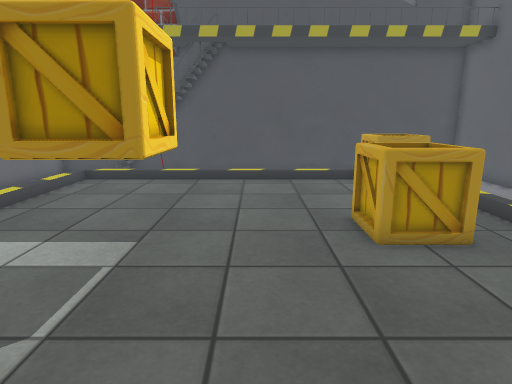
View 1 (above)

13 first-person views from a walk through a scene from a Unity 3-D project. The camera is 1.4 m above the floor, tilts 12° down and sees 75° across. The floor is counted in squares, 0.5 m on a side. Each view is taken from the middle of a square. On the plan, view 1 faces up. The plan holds only what a view shows up to about 20 squares ahead; the rest is blank. The place goes on beyond the plan. The player character is not drawn. Some surface patterns are stand-ins.

View 2
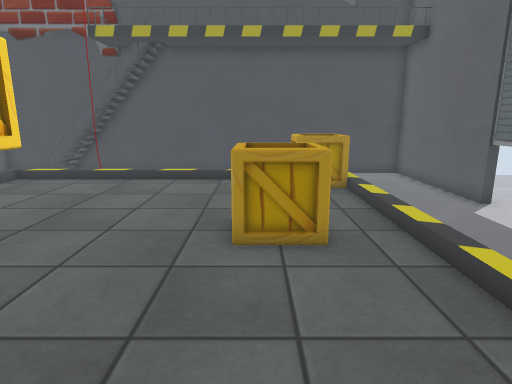

View 3
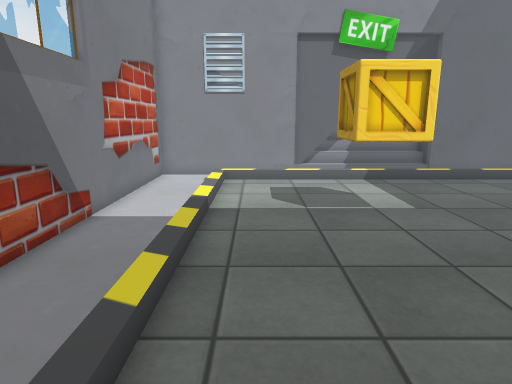

View 4
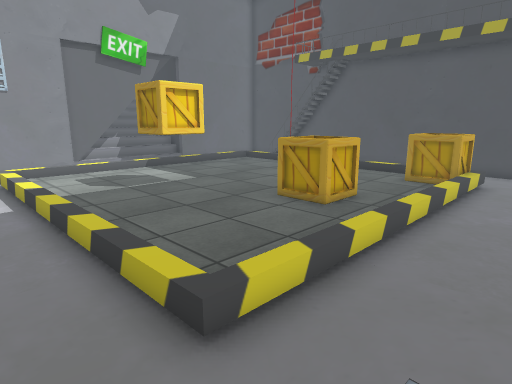

View 5
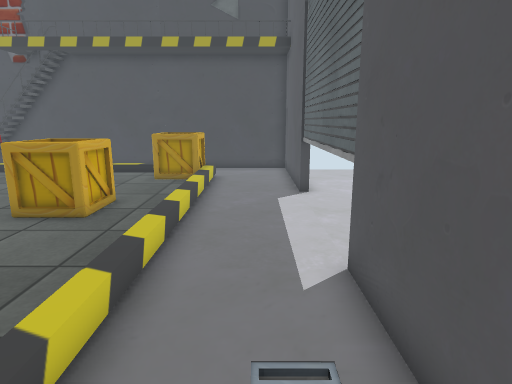

View 6
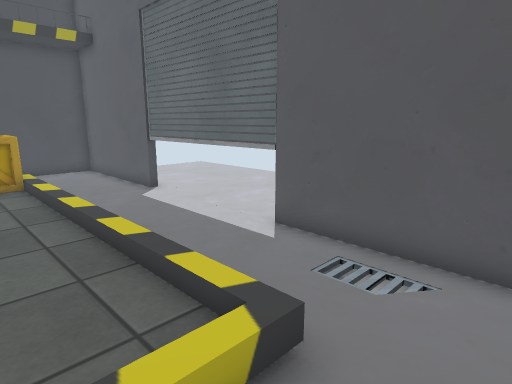

View 7
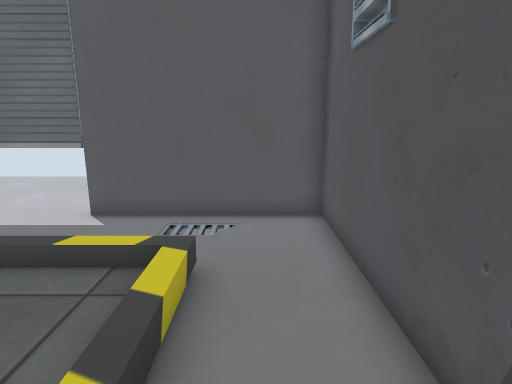

View 8
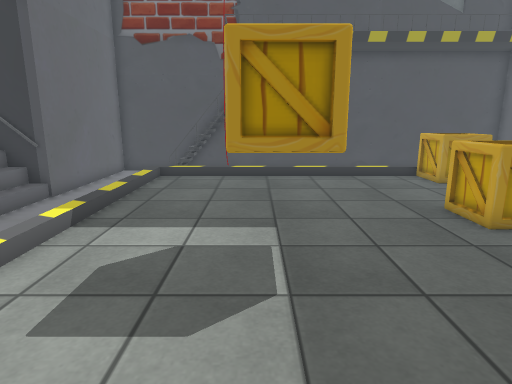

View 9
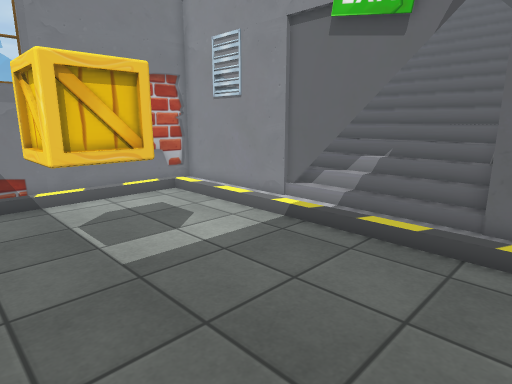

View 10
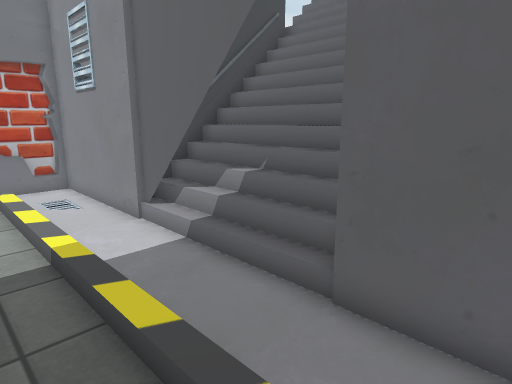

View 11
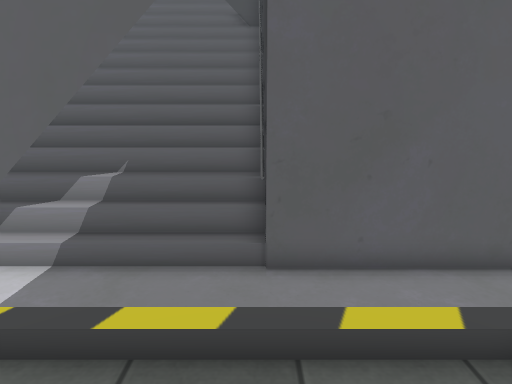

View 12
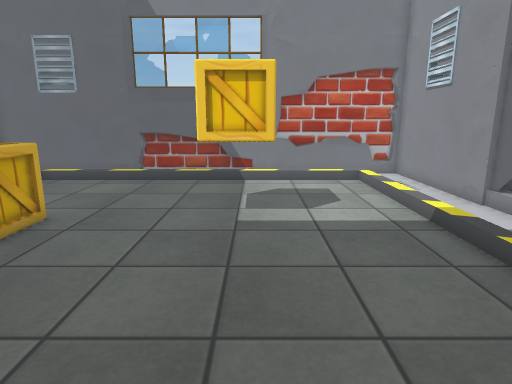

View 13
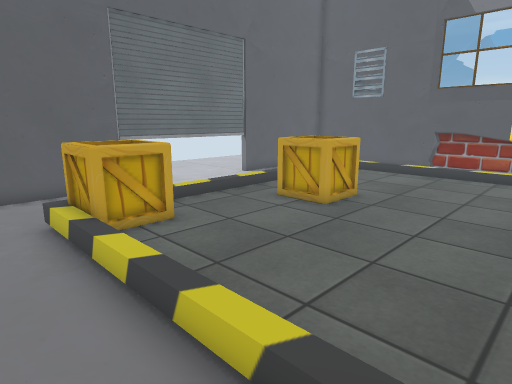

### Floor plan
Key: @ floor where view 1 was taken; # wall or solid block; . main floor; - floor 0.25 m lower than the main floor; / step, stairs or slope; = window, fence, low wall or low ledge; O other object.
Columns run from 21 left of view 1 to 11 right of it. Each row starts with its distance up from view 1.
 18           #######################
 17           #--=### -   ---   ----#
 16           #--   #=   -----------#
 15           #-- ///////////////---#
 14           #--/.........../OO/---#
 13           #--/............OO/---#
 12           #--/.............//---#
 11    ########--/............../---#
 10  //#///////--/............../---#
  9 /// ///////--/............../---#
  8 /// ///////--/..........OO../---#
  7 //////////#--/..........OO../---#
  6   ////////#--/....OO......../---#
  5  /////////#--/....OO......../---#
  4  //########--/............../---#
  3           #--/............../---#
  2           #--/............../---#
  1           #-//............../---#
  0           #-/////////@///////---#
 -1           #---------------------#
 -2           #---------------------#
 -3           #######################

Positions as (right, up) in squares from view 1, and headings:
1: (0, 0), facing up
2: (3, 0), facing up
3: (7, 2), facing left
4: (10, -2), facing up-left
5: (9, -2), facing up
6: (4, -2), facing up-right
7: (1, -1), facing right
8: (-3, -1), facing up
9: (0, 13), facing down-left
10: (-6, 14), facing down-left
11: (-4, 11), facing left
12: (-3, 15), facing down
13: (-3, 17), facing down-right
